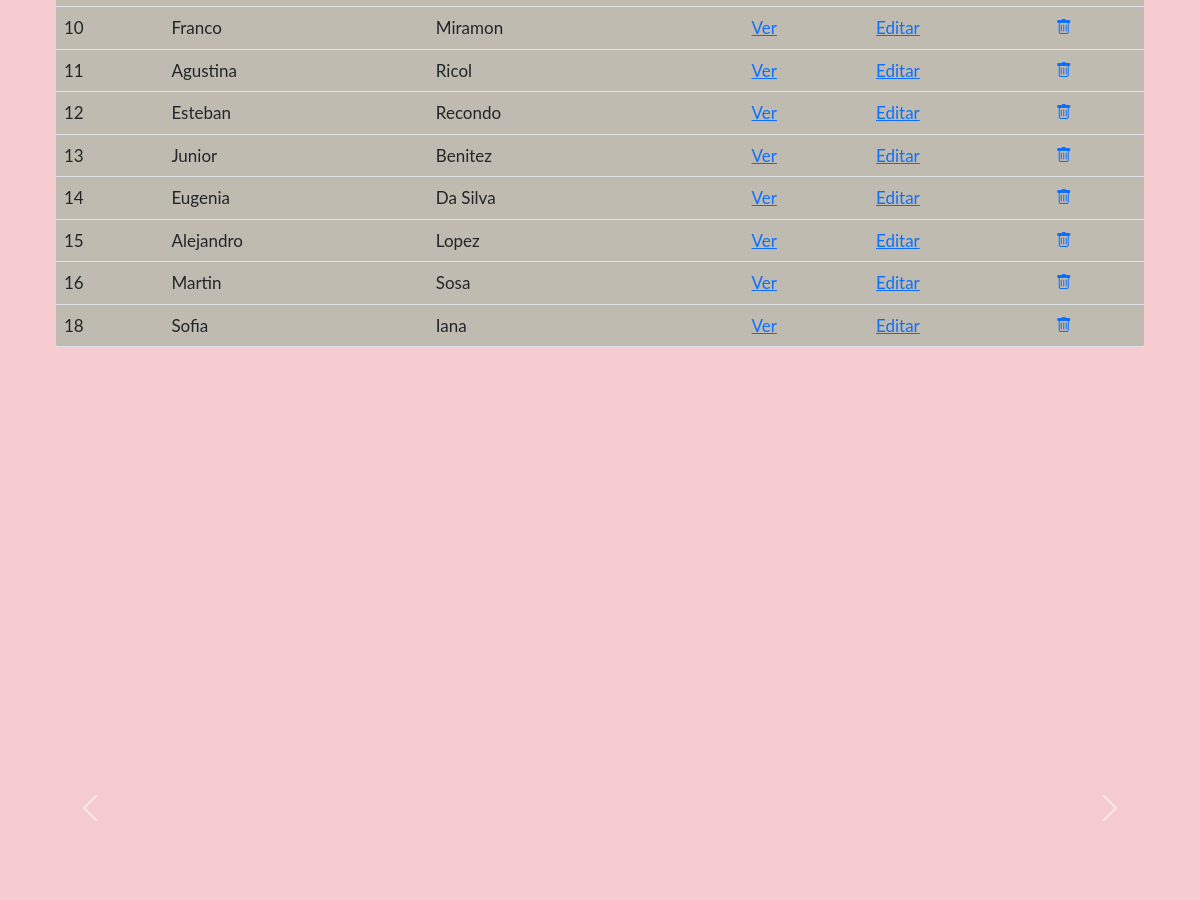
Page /estudios/estudiantes/ (signed in, middle part) on the earlier database version.
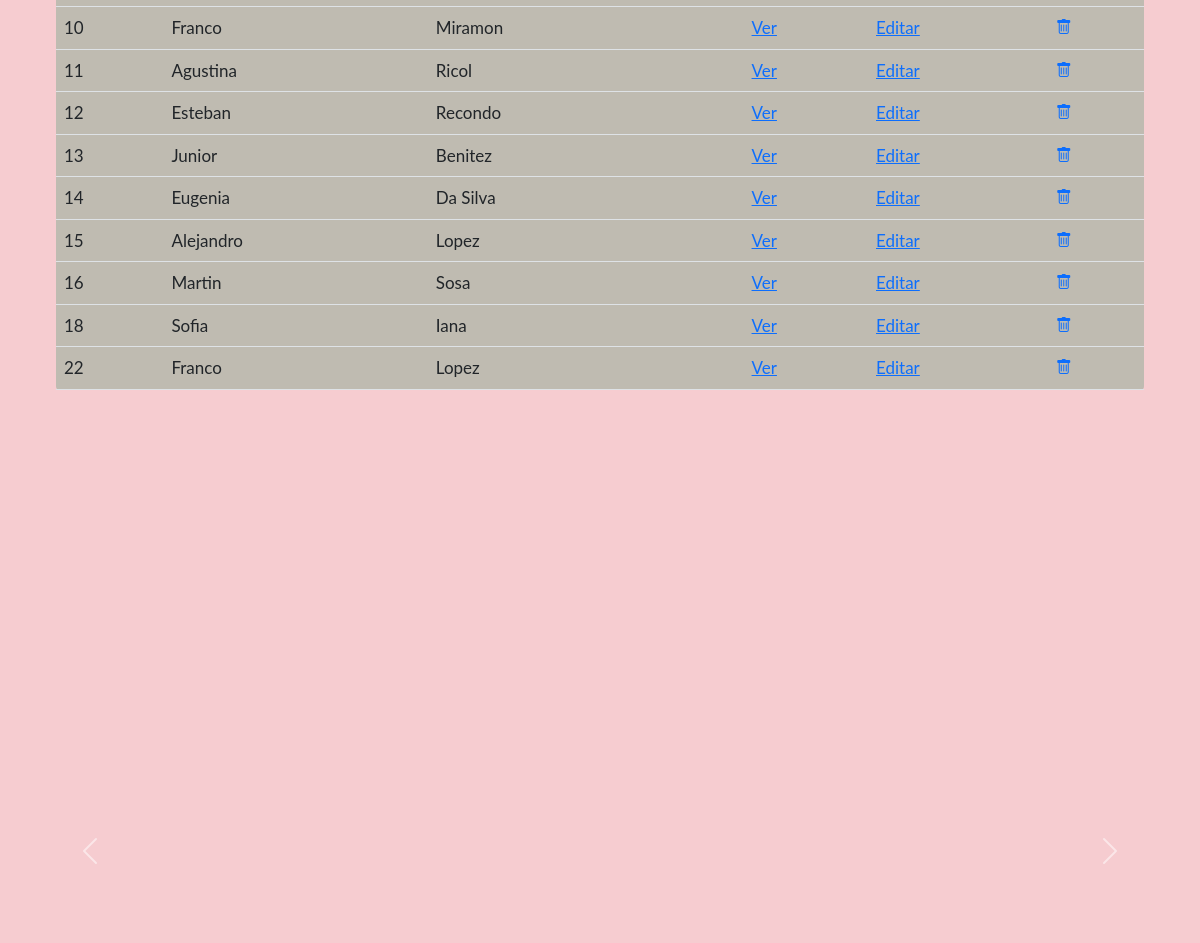
Same page on the later database version.
### control_estudios/models.py (models this page shows, shortened)
class Estudiante(models.Model):
    apellido = models.CharField(max_length=256)
    nombre = models.CharField(max_length=256)
    email = models.EmailField(blank=True)
    telefono = models.CharField(max_length=20, blank=True)
    dni = models.CharField(max_length=32)
    fecha_nacimiento = models.DateField(null=True)
    creador = models.ForeignKey(User, on_delete=models.SET_NULL, null=True)

### control_estudios/views.py (the view)
# urls.py: path("estudiantes/", EstudianteListView.as_view(), name="lista_estudiantes"),
class EstudianteListView(LoginRequiredMixin, ListView):
    model = Estudiante
    template_name = 'control_estudios/lista_estudiantes.html'

### control_estudios/templates/control_estudios/lista_estudiantes.html (shortened to what this page needs)
{% extends "base.html" %}
{% block contenido %}
<br><br>
<br><br><br>
<br>
<table class="table bg-success p-2 text-dark bg-opacity-25 rounded"" style="margin-top: 20px;">
  <tbody>
    {% for alumno in object_list %}
    <tr>
      <td style="font-size: 17px;">{{ alumno.id }}</td>
      <td style="font-size: 17px;">{{ alumno.nombre }}</td>
      <td style="font-size: 17px;">{{ alumno.apellido }}</td>
      <td>
        <a href="{% url 'ver_estudiante' alumno.id %}" style="font-size: 17px;">Ver</a>
      </td>
      <td>
        <a href="{% url 'editar_estudiante' alumno.id %}" style="font-size: 17px;">Editar</a>
      </td>
      <td>
        <a href="{% url 'eliminar_estudiante' alumno.id %}">
          <i class="bi bi-trash"></i>
        </a>
      </td>
    </tr>
    {% endfor %}
  </tbody>
</table>
{% endblock contenido %}

Differences in the rows shown:
added Estudiante: id "22", nombre "Franco", apellido "Lopez"
